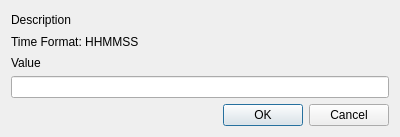
<?xml version="1.0" encoding="UTF-8"?>
<ui version="4.0">
 <class>TMDialog</class>
 <widget class="QDialog" name="TMDialog">
  <property name="geometry">
   <rect>
    <x>0</x>
    <y>0</y>
    <width>400</width>
    <height>137</height>
   </rect>
  </property>
  <property name="windowTitle">
   <string>TMDialog</string>
  </property>
  <layout class="QHBoxLayout" name="horizontalLayout_2">
   <item>
    <layout class="QVBoxLayout" name="verticalLayout_2">
     <item>
      <widget class="QLabel" name="labelDescription">
       <property name="text">
        <string>Description</string>
       </property>
      </widget>
     </item>
     <item>
      <widget class="QLabel" name="labelTimeFormat">
       <property name="text">
        <string>Time Format: HHMMSS</string>
       </property>
      </widget>
     </item>
     <item>
      <layout class="QVBoxLayout" name="verticalLayout">
       <item>
        <widget class="QLabel" name="labelValue">
         <property name="text">
          <string>Value</string>
         </property>
        </widget>
       </item>
       <item>
        <widget class="QLineEdit" name="lineEditValue"/>
       </item>
      </layout>
     </item>
     <item>
      <layout class="QHBoxLayout" name="horizontalLayout">
       <item>
        <spacer name="horizontalSpacer">
         <property name="orientation">
          <enum>Qt::Horizontal</enum>
         </property>
         <property name="sizeHint" stdset="0">
          <size>
           <width>40</width>
           <height>20</height>
          </size>
         </property>
        </spacer>
       </item>
       <item>
        <widget class="QPushButton" name="pushButton">
         <property name="text">
          <string>OK</string>
         </property>
        </widget>
       </item>
       <item>
        <widget class="QPushButton" name="pushButton_2">
         <property name="text">
          <string>Cancel</string>
         </property>
        </widget>
       </item>
      </layout>
     </item>
    </layout>
   </item>
  </layout>
 </widget>
 <layoutdefault spacing="6" margin="11"/>
 <resources/>
 <connections>
  <connection>
   <sender>pushButton_2</sender>
   <signal>clicked()</signal>
   <receiver>TMDialog</receiver>
   <slot>reject()</slot>
   <hints>
    <hint type="sourcelabel">
     <x>372</x>
     <y>119</y>
    </hint>
    <hint type="destinationlabel">
     <x>399</x>
     <y>236</y>
    </hint>
   </hints>
  </connection>
  <connection>
   <sender>pushButton</sender>
   <signal>clicked()</signal>
   <receiver>TMDialog</receiver>
   <slot>onOKPressed()</slot>
   <hints>
    <hint type="sourcelabel">
     <x>299</x>
     <y>120</y>
    </hint>
    <hint type="destinationlabel">
     <x>297</x>
     <y>185</y>
    </hint>
   </hints>
  </connection>
 </connections>
 <slots>
  <slot>onOKPressed()</slot>
 </slots>
</ui>
